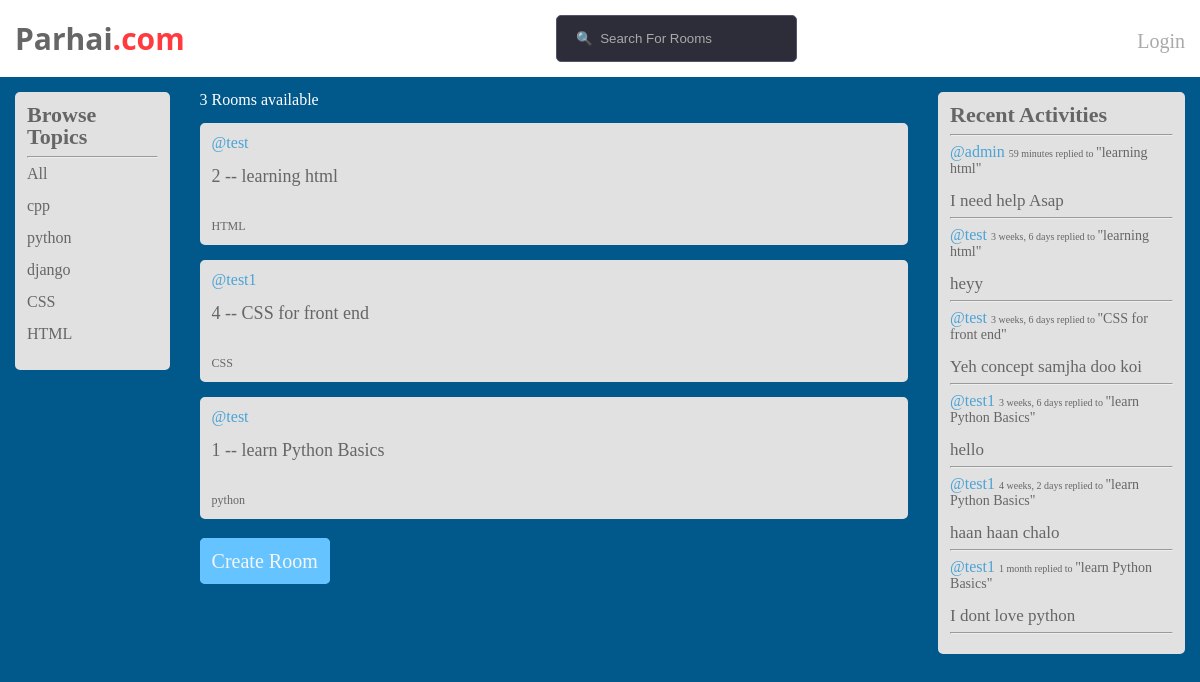
The page / on the database its author committed.
### core/models.py (models this page shows, shortened)
class Topic(models.Model):
    text = models.CharField(max_length=200)

class Room(models.Model):
    host = models.ForeignKey(User, on_delete=models.SET_NULL, null=True)
    name = models.CharField(max_length=255)
    topic = models.ForeignKey(Topic, on_delete=models.SET_NULL, null=True)
    description = models.TextField(null=True, blank=True)
    participants = models.ManyToManyField(User, related_name='participants', blank=True)
    updated = models.DateTimeField(auto_now=True)
    created = models.DateTimeField(auto_now_add=True)
    class Meta:
        ordering = ['-updated', '-created']
    def __str__(self):
        return self.name

class Message(models.Model):
    user = models.ForeignKey(User, on_delete=models.CASCADE)
    room = models.ForeignKey(Room, on_delete=models.CASCADE)
    message = models.TextField()
    updated = models.DateTimeField(auto_now=True)
    created = models.DateTimeField(auto_now_add=True)
    class Meta:
        ordering = ['-updated', '-created']
    def __str__(self):
        return self.message[0:50]

### core/views.py (the view)
# urls.py: path('', views.index, name='index'),
def index(request):
    q = request.GET.get('q') if request.GET.get('q') != None else ''
    rooms = Room.objects.filter(
        Q(topic__text__icontains = q) |
        Q(name__icontains = q) |
        Q(description__icontains = q)
    )
    topics = Topic.objects.all()
    rooms_count = rooms.count()
    room_messages = Message.objects.filter(
        Q(room__topic__text__icontains = q)
    )
    context = {'rooms': rooms, 'topics': topics, 'room_count': rooms_count, 'room_messages': room_messages}
    return render(request, 'core/home.html', context)

### core/templates/core/home.html
{% extends 'index.html' %} {% block content %} {% load static %}
<link rel="stylesheet" href="{% static 'core/styles/style.css' %}" />
<div class="home-container">
  <div>{%include 'core/topiccomponents.html'%}</div>
  <div class="Create-room">
    <h5 class="cr">{{room_count}} Rooms available</h5>
    {%include 'core/feed.html'%}
    <br /><br />
    <a href="{% url 'create-room' %}" class="cr">Create Room</a>
  </div>
  <div>{% include 'core/activityfeed.html'%}</div>
</div>
{% endblock %}

### core/templates/core/topiccomponents.html
{% load static %}
<link rel="stylesheet" href="{% static 'core/styles/style.css' %}" />
<div class="browse-container">
  <h3 class="browse">Browse Topics</h3>
  <hr />
  <div>
    <a href="{% url 'index' %}">All</a>
  </div>
  <br />
  {% for topic in topics%}
  <div class="all-topics">
    <a href="{% url 'index' %}?q={{topic.text}}">{{topic.text}}</a>
  </div>
  <br />
  {% endfor%}
</div>

### core/templates/core/feed.html (shortened to what this page needs)
{% load static %}
<link rel="stylesheet" href="{% static 'core/styles/style.css' %}" />
<div>
  {% for i in rooms%}
  <div class="browse-container">
    <a href="{% url 'user-profile' i.host.id%}" class="uname"
      >@{{i.host.username}}</a
    ><br /><br />
    <h5>{{i.id}} -- <a href="{% url 'room' i.id %}">{{i.name}}</a></h5>
    <br />
    <br />
    <small class="topic-text">{{i.topic.text}}</small><br />
  </div>
  {% endfor %}
</div>

### core/templates/core/activityfeed.html (shortened to what this page needs)
{% load static %}
<link rel="stylesheet" href="{% static 'core/styles/style.css' %}" />
<div class="browse-container">
  <h3 class="browse">Recent Activities</h3>
  <hr />
  {% for i in room_messages%}
  <div class="activity">
    <a href="{% url 'user-profile' i.user.id%}" class="username">@{{i.user}}</a>
    <small>{{i.created|timesince}} replied to <span>"{{i.room}}"</span></small
    ><br /><br />
    <p>{{i}}</p>
    <hr />
  </div>
  {% endfor%}
</div>

### static/styles/main.css (style rules this page uses)
html, body, div, span, applet, object, iframe, h1, h2, h3, h4, h5, h6, p, blockquote, pre, a, abbr, acronym, address, big, cite, code, del, dfn, em, img, ins, kbd, q, s, samp, small, strike, strong, sub, sup, tt, var, b, u, i, center, dl, dt, dd, ol, ul, li, fieldset, form, label, legend, table, caption, tbody, tfoot, thead, tr, th, td, article, aside, canvas, details, embed, figure, figcaption, footer, header, hgroup, menu, nav, output, ruby, section, summary, time, mark, audio, video { margin: 0; padding: 0; border: 0; font-size: 100%; font: inherit; vertical-align: baseline; }
body { line-height: 1; }
body { background-color: #00588b; }

### core/static/core/styles/style.css (style rules this page uses)
.home-container { display: grid; grid-template-columns: 1fr 4fr 1.5fr; background-color: #00588b; }
.browse-container { border: 2px solid #e1e1e1; border-radius: 5px; margin-top: 15px; margin-left: 15px; margin-right: 15px; background-color: #e1e1e1; text-decoration: none; color: #666666; padding: 10px; }
.browse { font-size: 22px; font-weight: 600; }
.browse-container a { color: #666666; text-decoration: none; border-radius: 5px; }
.browse-container a.uname { color: #4ba3d6; }
.activity a.username { color: #4ba3d6; }
.activity small { font-size: 10px; }
.activity small span { font-size: 14px; }
.activity p { font-size: 17px; }
.browse-container h5 { font-weight: 500; font-size: 18px; }
.browse-container small.topic-text { font-size: 12px; }
.Create-room a.cr { color: whitesmoke; text-decoration: none; font-size: 20px; margin-left: 15px; border: 2px solid rgb(101, 196, 255); background-color: rgb(101, 196, 255); border-radius: 5px; padding: 10px; }
.Create-room h5.cr { color: white; display: inline-block; margin-left: 15px; margin-top: 15px; }

### rows shown on the page
Topic: text "cpp"
Topic: text "python"
Topic: text "django"
Topic: text "CSS"
Topic: text "HTML"
Room: host.username "test", id "2", name "learning html", topic.text "HTML"
Room: host.username "test1", id "4", name "CSS for front end", topic.text "CSS"
Room: host.username "test", id "1", name "learn Python Basics", topic.text "python"
Message: user "admin", created "59 minutes", room "learning html", message "I need help Asap"
Message: user "test", created "3 weeks, 6 days", room "learning html", message "heyy"
Message: user "test", created "3 weeks, 6 days", room "CSS for front end", message "Yeh concept samjha doo koi"
Message: user "test1", created "3 weeks, 6 days", room "learn Python Basics", message "hello"
Message: user "test1", created "4 weeks, 2 days", room "learn Python Basics", message "haan haan chalo"
Message: user "test1", created "1 month", room "learn Python Basics", message "I dont love python"

### other values the page prints
{{ room_count }} "3"
